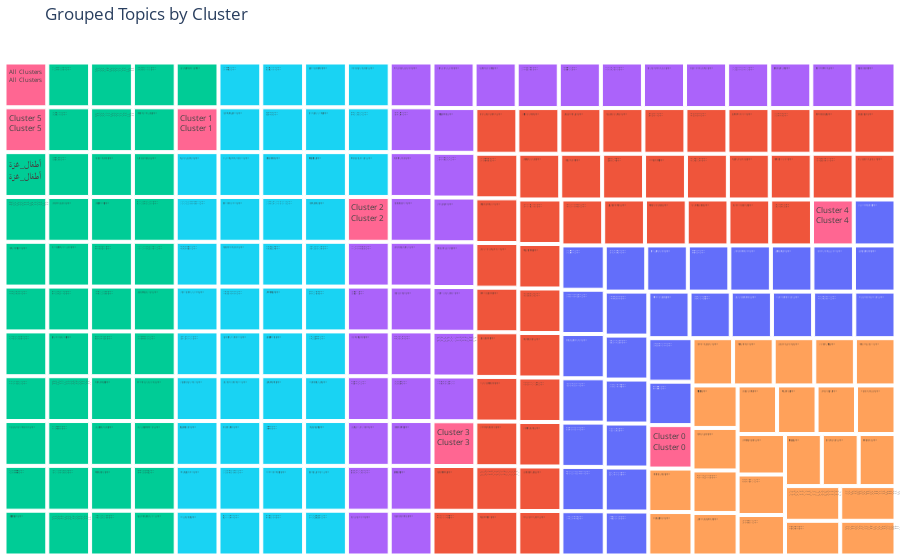

Notebook source saved alongside this figure:
### Markdown cell above
Show Output

### Code cell
# %pip install plotly
from anytree import Node, RenderTree
import plotly.graph_objects as go
import plotly.express as px  # We'll use this to get colors

# Assuming `cluster_labels` and `extracted_text` are already available

# Create the root node
root = Node("All Clusters")

# Dictionary to store the cluster nodes
cluster_nodes = {}

# Loop through cluster labels and texts
for i, label in enumerate(cluster_labels):
    
    # Create a node for the cluster if it doesn't already exist
    if label not in cluster_nodes:
        cluster_nodes[label] = Node(f"Cluster {label}", parent=root)
    
    # Add a child node for the text file under the appropriate cluster node
    Node(extracted_text[i]['name'], parent=cluster_nodes[label])

# Function to create a tree structure for plotly
def create_tree_traces(node, x=0, y=0, dx=1, dy=1):
    traces = []
    labels = []
    hover_texts = []
    cluster_labels = []
    
    # Traverse the tree and collect node information
    for pre, _, n in RenderTree(node):
        labels.append(n.name)
        hover_texts.append(n.name)
        # Use the parent name to determine cluster label (unless it's the root)
        if n.parent and n.parent.name != "All Clusters":
            cluster_labels.append(n.parent.name)
        else:
            cluster_labels.append("All Clusters")
        traces.append((x, y))
        x += dx
        y -= dy
    
    return traces, labels, hover_texts, cluster_labels

# Create the tree traces
traces, labels, hover_texts, cluster_labels = create_tree_traces(root)

# Get unique clusters and create a color palette based on the number of clusters
unique_clusters = list(set(cluster_labels))
color_map = px.colors.qualitative.Plotly[:len(unique_clusters)]

# Create a dictionary to map clusters to colors
cluster_color_map = {cluster: color_map[i] for i, cluster in enumerate(unique_clusters)}

# Create a list of colors based on cluster labels
colors = [cluster_color_map[label] for label in cluster_labels]

# Create the plotly figure
fig = go.Figure(go.Treemap(
    labels=labels,
    parents=[""] * len(labels),  # We're using the root and cluster names for the parents
    values=[1] * len(labels),
    text=hover_texts,
    hoverinfo="text",
    marker=dict(colors=colors)  # Apply the colors based on clusters
))

# Update layout for better visualization
fig.update_layout(
    title="Grouped Topics by Cluster",
    margin=dict(t=40, l=0, r=0, b=0),
)

fig.show()

### Figure 1 — Plotly figure (JSON) as saved in the notebook; plotly's stock layout.template omitted (floating-point values rounded to 4 significant figures; data arrays with more than 128 entries replaced by an {"elided": "..."} marker saying what was removed)
{"data": [{"hoverinfo": "text", "labels": {"elided": "229 str values"}, "marker": {"colors": {"elided": "229 str values"}}, "parents": {"elided": "229 str values"}, "text": {"elided": "229 str values"}, "type": "treemap", "values": {"elided": "229 int values"}}], "layout": {"margin": {"b": 0, "l": 0, "r": 0, "t": 40}, "title": {"text": "Grouped Topics by Cluster"}}}
